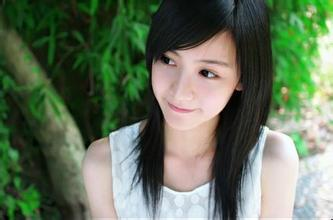
//> input picture ReadMat/ReadMat/people.jpg, 333 x 220 px
$ ./ReadMat   (built with g++ and OpenCV 4)
//> lines starting //> are read from the running program, lines starting //| are printed output that depends on the picture; after the words box and inside, x2 and y2 are one past the last pixel; in counts of white or black regions, pixels touching at a corner belong together
### ReadMat/ReadMat/stdafx.h
// stdafx.h : 标准系统包含文件的包含文件，
// 或是经常使用但不常更改的
// 特定于项目的包含文件
//

#pragma once

#include "targetver.h"

#include <stdio.h>
#include <tchar.h>


// TODO: 在此处引用程序需要的其他头文件

### ReadMat/ReadMat/ReadMat.cpp
// ReadMat.cpp : 定义控制台应用程序的入口点。
//  test
//  test1
////  test20181001
//  test3
#include "stdafx.h"
#include<stdio.h>
#include<stdlib.h>
#include <opencv2\opencv.hpp>
#include "opencv2/imgproc/imgproc.hpp"
#include <opencv2/ml.hpp>
#include<time.h>

using namespace std;
using namespace cv;
using namespace cv::ml;


// [62 lines left out: functions salt, ReadMat0, ReadMat1, ReadMat2, not called in this run]

void salt1(Mat &ima,int n)
{
	int Rows=ima.rows;
	int Cols=ima.cols;
	int i;
	int j;
	for (int num=0;num<n;num++)
	{
		i=rand()%Rows;
		j=rand()%Cols;
		if(ima.type() ==CV_8UC1)
			ima.at<uchar>(i,j)=255;
		else if(ima.type() ==CV_8UC3)
		{
			ima.at<Vec3b>(i,j)[0]=255;
			ima.at<Vec3b>(i,j)[1]=255;
			ima.at<Vec3b>(i,j)[2]=255;
		}


	}

}
// [45 lines left out: functions Colorreduce, Imagecut, not called in this run]
void Filter(Mat &image)

{
	Mat image1,image2,image3,sobelX,sobelY,sobel,sobelimage,sobelThresholded;
	double sobMin,sobMax;
	salt1(image,3000);
	blur(image,image1,Size(5,5));
	imshow("image.jpg", image);
	imshow("imageblur.jpg", image1);
	GaussianBlur(image,image2,Size(5,5),1.5);
	imshow("imagegaussblur.jpg", image2);
	medianBlur(image,image3,5);
	imshow("imagemedianblur.jpg", image3);
	Sobel(image3,sobelX,CV_16S,1,0);
	Sobel(image3,sobelY,CV_16S,0,1);
	sobel=abs(sobelX)+abs(sobelY);
	minMaxLoc(sobel,&sobMin,&sobMax);
	sobel.convertTo(sobelimage,CV_8U,-255./sobMax,255);
	imshow("sobel.jpg", sobel);
	imshow("sobelimage.jpg", sobelimage);
	threshold(sobelimage,sobelThresholded,200,255,THRESH_BINARY);
	imshow("sobelThresholded.jpg", sobelThresholded);


}
int _tmain(int argc, _TCHAR* argv[])
{
	int rowNumber;
	int colNumber;
	int num_c;
	Mat img = imread("people.jpg");
//> img is the input picture: 220 rows x 333 cols, CV_8UC3; mean B, G, R 90.7, 113.6, 98.6
	//Mat_<Vec3b> img2(img);
	//img2(50,100)=(0,255,0);
	Mat img1;
    cout<<img.size();
//| [333 x 220]
    if (img.empty())
    {
        cout << "error";
        return -1;
    }
	//cllorreduce
	/*
	 img1=img.clone();
	 Colorreduce(img1,2);
	 */
	// rectangle(img,cvPoint(83,0),cvPoint(293,219),Scalar(0,0,255),1,1,0);
	//imagecut
	/*
	namedWindow("img.jpg");
	imshow("img.jpg", img);
	Imagecut(img);
	*/
	//Filter
	Filter(img);
//> after the loop in salt1, `for (int num=0;num<n;num++)`:
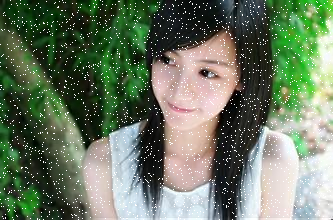
//> ima: 220 rows x 333 cols, CV_8UC3; 3.99% of pixels changed, all inside (x1, y1, x2, y2) = (0, 0, 333, 220)
//> in Filter, `blur(image,image1,Size(5,5));`:
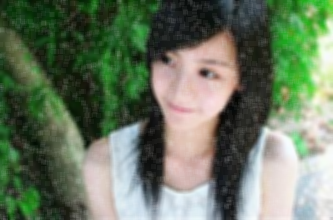
//> image1: 220 rows x 333 cols, CV_8UC3; mean B, G, R 97.2, 119.3, 104.8
//> in Filter, `Sobel(image3,sobelX,CV_16S,1,0);`:
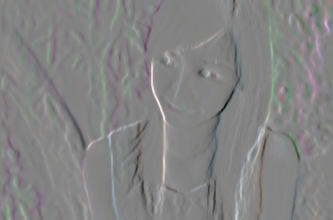
//> sobelX: 220 rows x 333 cols, CV_16SC3; mean B, G, R 4, 3.8, 4.4; drawn with min black and max white
//> in Filter, `Sobel(image3,sobelY,CV_16S,0,1);`:
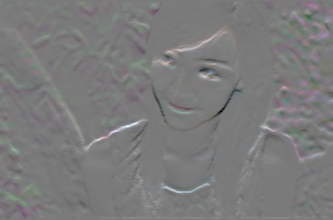
//> sobelY: 220 rows x 333 cols, CV_16SC3; mean B, G, R 5, 3.7, 4.8; drawn with min black and max white
//> in Filter, `sobel=abs(sobelX)+abs(sobelY);`:
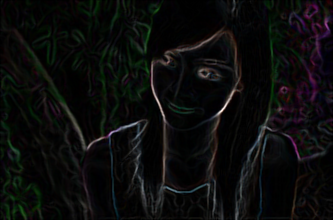
//> sobel: 220 rows x 333 cols, CV_16SC3; mean B, G, R 52.6, 55.1, 53.6; drawn with min black and max white
//> in Filter, `minMaxLoc(sobel,&sobMin,&sobMax);`: sobMin = 0; sobMax = 1138
//> in Filter, `sobel.convertTo(sobelimage,CV_8U,-255./sobMax,255);`:
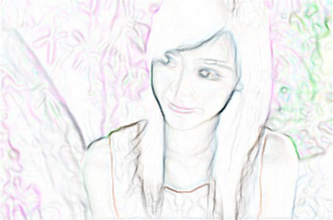
//> sobelimage: 220 rows x 333 cols, CV_8UC3; mean B, G, R 243.2, 242.7, 243
//> in Filter, `threshold(sobelimage,sobelThresholded,200,255,THRESH_BINARY);`:
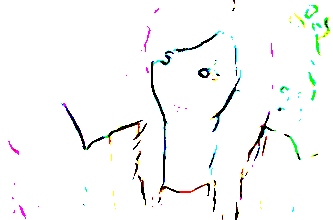
//> sobelThresholded: 220 rows x 333 cols, CV_8UC3; mean B, G, R 247.6, 248.2, 247.3
	waitKey(0);

	return 0;
}
